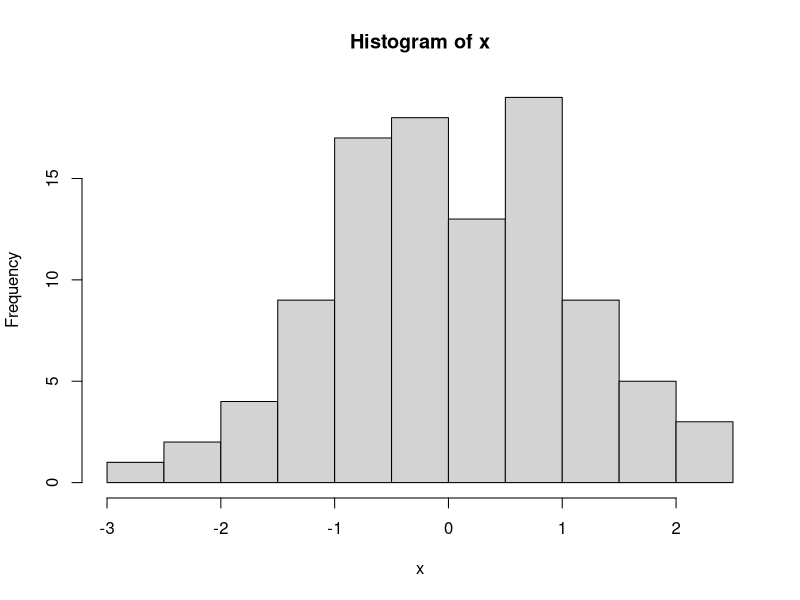

Source code (R):
## ---- chunk 1
x <- rnorm(100)
hist(x)
